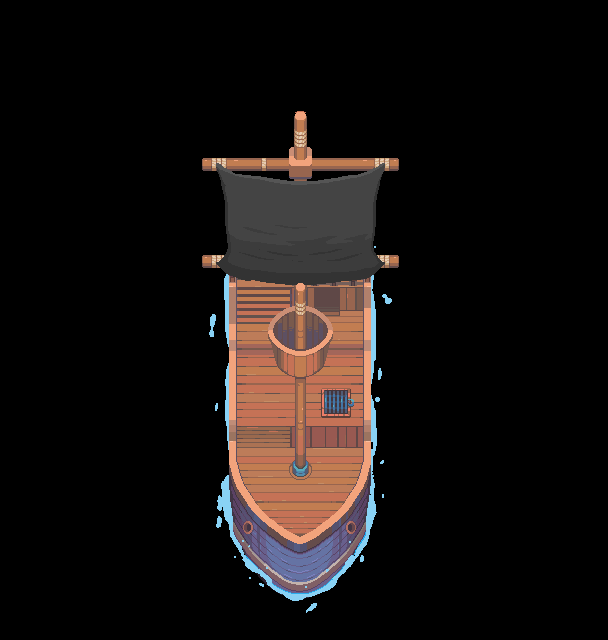

This game map was drawn from its Tiled (.tmx) file and the tilesets committed beside it. A one-line description and the full map source follow:
An orthogonal 19x20 tile map with 32x32 px tiles, 1 tile layer (ship-animations - down-sailing-baked).

<map version="1.10" tiledversion="1.12.1" orientation="orthogonal" renderorder="right-down" width="19" height="20" tilewidth="32" tileheight="32" infinite="0" nextlayerid="2" nextobjectid="1">
 <tileset firstgid="1" source="ship-animations - down-sailing-baked.tsx" />
 <layer id="1" name="ship-animations - down-sailing-baked" width="19" height="20">
  <data encoding="csv">
0,0,0,0,0,0,0,0,0,0,0,0,0,0,0,0,0,0,0,
0,0,0,0,0,0,0,0,0,0,0,0,0,0,0,0,0,0,0,
0,0,0,0,0,0,0,0,0,0,0,0,0,0,0,0,0,0,0,
0,0,0,0,0,0,0,0,0,295,0,0,0,0,0,0,0,0,0,
0,0,0,0,0,0,387,388,389,390,391,392,393,0,0,0,0,0,0,
0,0,0,0,0,0,482,483,484,485,486,487,488,0,0,0,0,0,0,
0,0,0,0,0,0,577,578,579,580,581,582,0,0,0,0,0,0,0,
0,0,0,0,0,0,672,673,674,675,676,677,678,0,0,0,0,0,0,
0,0,0,0,0,0,767,768,769,770,771,772,773,0,0,0,0,0,0,
0,0,0,0,0,0,862,863,864,865,866,867,868,0,0,0,0,0,0,
0,0,0,0,0,0,957,958,959,960,961,962,963,0,0,0,0,0,0,
0,0,0,0,0,0,1052,1053,1054,1055,1056,1057,1058,0,0,0,0,0,0,
0,0,0,0,0,0,1147,1148,1149,1150,1151,1152,1153,0,0,0,0,0,0,
0,0,0,0,0,0,1242,1243,1244,1245,1246,1247,1248,0,0,0,0,0,0,
0,0,0,0,0,0,1337,1338,1339,1340,1341,1342,1343,0,0,0,0,0,0,
0,0,0,0,0,0,1432,1433,1434,1435,1436,1437,1438,0,0,0,0,0,0,
0,0,0,0,0,0,1527,1528,1529,1530,1531,1532,1533,0,0,0,0,0,0,
0,0,0,0,0,0,1622,1623,1624,1625,1626,1627,0,0,0,0,0,0,0,
0,0,0,0,0,0,0,1718,1719,1720,1721,1722,0,0,0,0,0,0,0,
0,0,0,0,0,0,0,0,1814,1815,0,0,0,0,0,0,0,0,0
</data>
 </layer>
</map>
